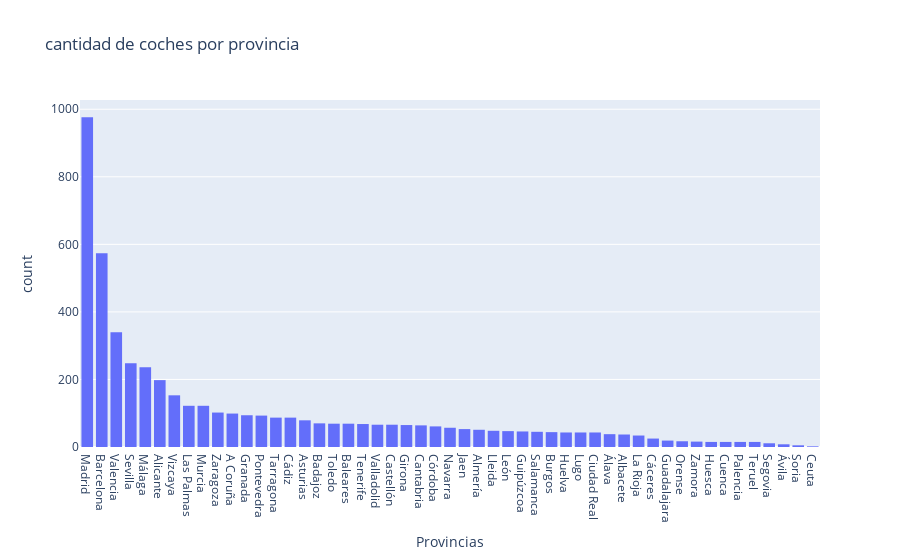

The cell this chart's notebook holds for it:
### Code cell
px.histogram(df, x='province', title='cantidad de coches por provincia', labels={'province':'Provincias'}).update_xaxes(categoryorder='total descending')

### Figure 1 — Plotly figure (JSON) as saved in the notebook; plotly's stock layout.template omitted (floating-point values rounded to 4 significant figures; data arrays with more than 128 entries replaced by an {"elided": "..."} marker saying what was removed)
{"data": [{"alignmentgroup": "True", "bingroup": "x", "hovertemplate": "Provincias=%{x}<br>count=%{y}<extra></extra>", "legendgroup": "", "marker": {"color": "#636efa", "pattern": {"shape": ""}}, "name": "", "offsetgroup": "", "orientation": "v", "showlegend": false, "type": "histogram", "x": {"elided": "5000 str values"}, "xaxis": "x", "yaxis": "y"}], "layout": {"barmode": "relative", "legend": {"tracegroupgap": 0}, "title": {"text": "cantidad de coches por provincia"}, "xaxis": {"anchor": "y", "categoryorder": "total descending", "domain": [0, 1], "title": {"text": "Provincias"}}, "yaxis": {"anchor": "x", "domain": [0, 1], "title": {"text": "count"}}}}
